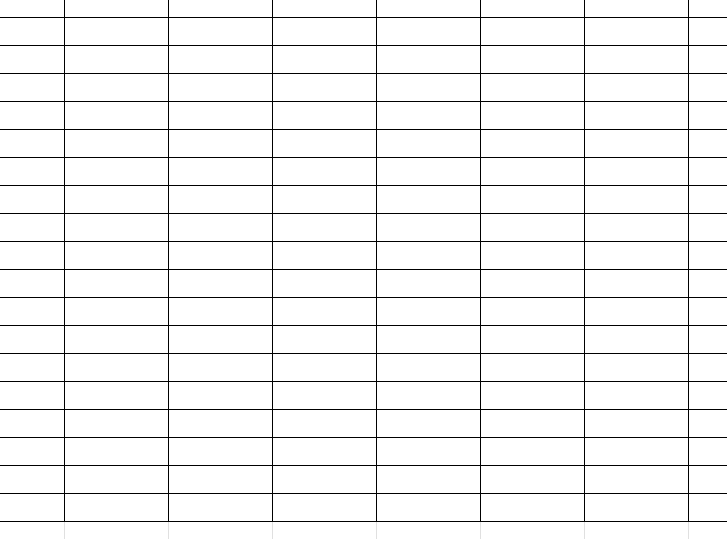
#> input picture cv_deal/blocks.png, 727 x 539 px
$ python '12.霍夫变换.py'
#> lines starting #> are read from the running program, lines starting #| are printed output that depends on the picture; after the words box and inside, x2 and y2 are one past the last pixel; in counts of white or black regions, pixels touching at a corner belong together
import cv2 as cv
import numpy as np
"""
#2.1霍夫变换原理

#2.2霍夫线检测
cv.HoughLines(img,rho,theta,threshold)
#img
#rho theta ρ和 的精度
#threshold 阈值只有累加器中高于阈值时才被认为是直线

"""

img=cv.imread('blocks.png')
#> img is the input picture: shape (539, 727, 3); min 0, max 255, mean 243.7
gray=cv.cvtColor(img,cv.COLOR_BGR2GRAY)
edges=cv.Canny(gray,50,150)
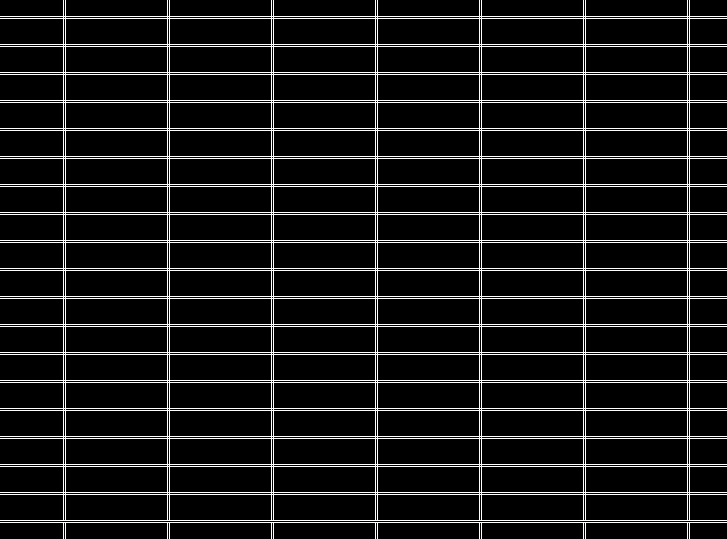
#> edges: shape (539, 727); 8.8% white in thin lines or dots

cv.imshow("gray",edges)
cv.waitKey(0)

#霍夫直线变换
lines=cv.HoughLines(edges,0.8,np.pi/180,150)
#> lines = 52 rows, first 8: [16, 1.57], [17.6, 1.57], [44, 1.57], [72, 1.57], [73.6, 1.57], [100, 1.57], [128, 1.57], [129.6, 1.57]
#print(lines)
#将检测的线绘制在图像上 注意是极坐标
for line in lines:
    rho,theta=line[0]
    a=np.cos(theta)
    b=np.sin(theta)
    x0=a*rho
    y0=b*rho
    x1 = int(x0 + 1000 * (-b))
    y1 = int(y0 + 1000 * (a))
    x2 = int(x0 - 1000 * (-b))
    y2 = int(y0 - 1000 * (a))
    cv.line(img,(x1,y1),(x2,y2),(0,255,0))
#> this loop made 52 passes
#> (rho, theta, a, b, x0, y0, x1, y1) on passes 1 to 12: (16, 1.57, -4.37e-08, 1, -6.99e-07, 16, -1000, 15), (17.6, 1.57, -4.37e-08, 1, -7.69e-07, 17.6, -1000, 17), (44, 1.57, -4.37e-08, 1, -1.92e-06, 44, -1000, 43), (72, 1.57, -4.37e-08, 1, -3.15e-06, 72, -1000, 71), (73.6, 1.57, -4.37e-08, 1, -3.22e-06, 73.6, -1000, 73), (100, 1.57, -4.37e-08, 1, -4.37e-06, 100, -1000, 99), (128, 1.57, -4.37e-08, 1, -5.6e-06, 128, -1000, 127), (129.6, 1.57, -4.37e-08, 1, -5.66e-06, 129.6, -1000, 129), (156, 1.57, -4.37e-08, 1, -6.82e-06, 156, -1000, 155), (184, 1.57, -4.37e-08, 1, -8.04e-06, 184, -1000, 183), (185.6, 1.57, -4.37e-08, 1, -8.11e-06, 185.6, -1000, 185), (212, 1.57, -4.37e-08, 1, -9.27e-06, 212, -1000, 211)
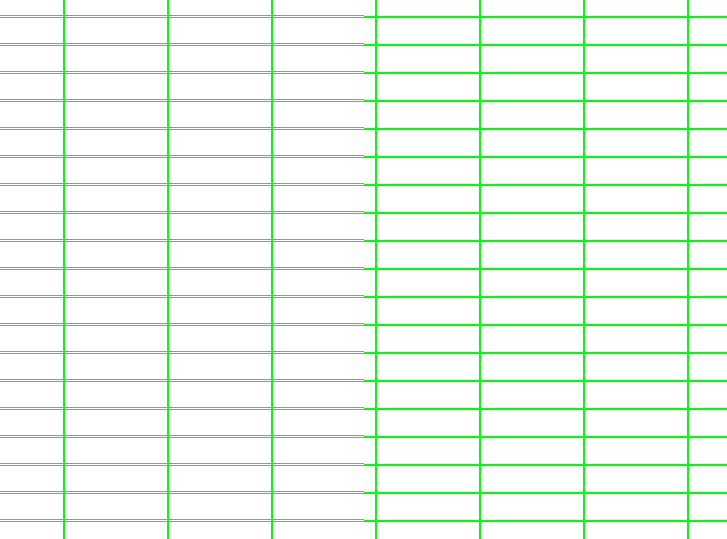
#> img: shape (539, 727, 3); 8.84% of pixels changed, all inside (x1, y1, x2, y2) = (0, 0, 727, 539)
#图像显示
cv.imshow("img",img)
cv.waitKey(0)

"""
#霍夫圆检测
#原理
circles=cv.HoughCircles(img,method,dp,minDist,param1=100,param2=100，minRadius=0,maxRadius=100)
#img
#method 使用霍夫变换的算法 参数是 HOUGH_GRADIENT
#dp 霍夫空间的分辨率 dp=1时表示霍夫空间与输入图像空间的大小一致 dp=2时霍夫空间是输入图像空间的一半。。。
#minDist 为圆心之间的最小距离 如果检测到两个圆心之间的距离小于该值 则认为它们是同一个圆心
#param1 边缘检测时Canny算子的最高阈值 低阈值是高阈值的一半
#param2 检测圆心和确定半径时所共有的阈值
minRadius和maxRadius为所检测到园半径的最小值和最大值
"""
img=cv.imread('circles.png')
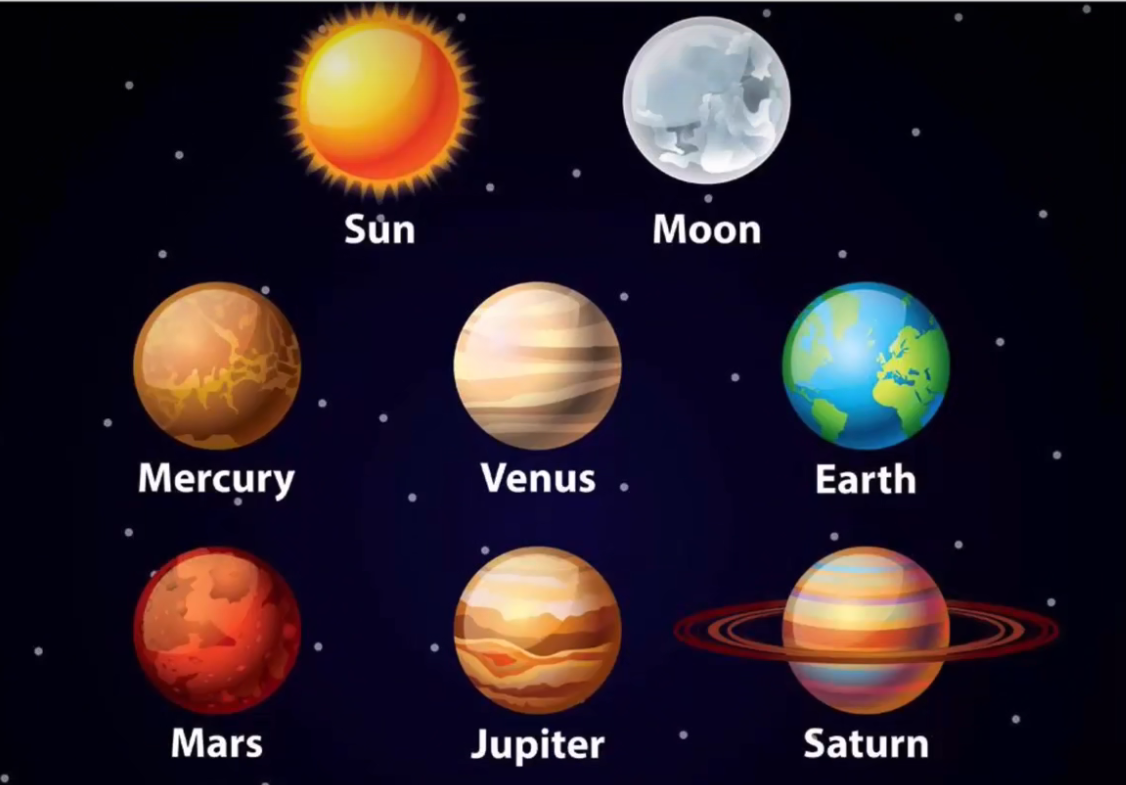
#> input picture cv_deal/circles.png, 1126 x 785 px
#> img is the input picture: shape (785, 1126, 3); mean B, G, R 41.2, 33, 44.3
gray=cv.cvtColor(img,cv.COLOR_BGR2GRAY)
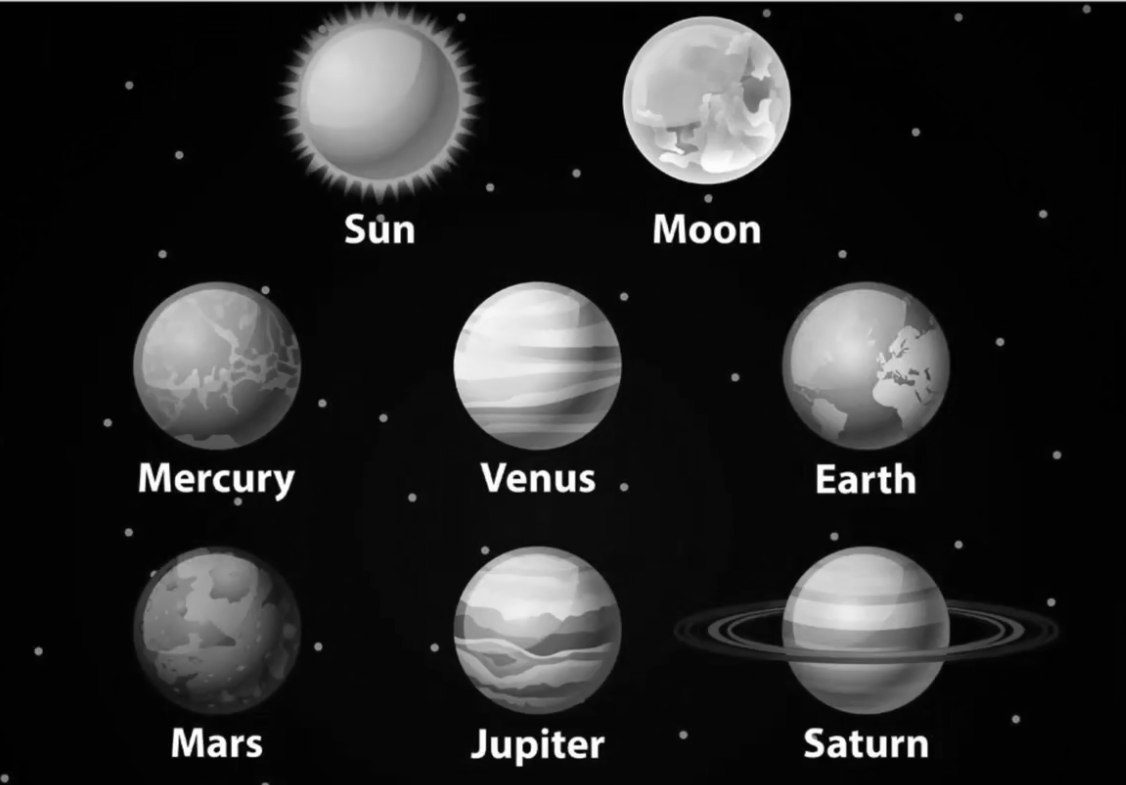
#> gray: shape (785, 1126); min 0, max 255, mean 37.3
img=cv.medianBlur(gray,7)
#> img: shape (785, 1126)
cv.imshow("img",img)
cv.waitKey(0)
circles=cv.HoughCircles(img,cv.HOUGH_GRADIENT,1,200,param1=100,param2=20,minRadius=0,maxRadius=100)
#> circles = [[537.5, 629.5, 83.8], [217.5, 365.5, 84.2], [865.5, 364.5, 84], [537.5, 364.5, 84.1], [379.5, 100.5, 79], [705.5, 100.5, 84.1], [864.5, 628.5, 82.3], [216.5, 630.5, 83.7], [1056.5, 454.5, 3.3], [178.5, 154.5, 3.3], [1042.5, 213.5, 3.3]]
print(circles)
#| [[[ 537.5  629.5   83.8]
#|   [ 217.5  365.5   84.2]
#|   [ 865.5  364.5   84. ]
#|   [ 537.5  364.5   84.1]
#|   [ 379.5  100.5   79. ]
#|   [ 705.5  100.5   84.1]
#|   [ 864.5  628.5   82.3]
#|   [ 216.5  630.5   83.7]
#|   [1056.5  454.5    3.3]
#|   [ 178.5  154.5    3.3]
#|   [1042.5  213.5    3.3]]]
for i in circles[0,:]:
    cv.circle(img,(int(i[0]),int(i[1])),int(i[2]),(0,255,0),2)
    cv.circle(img,(int(i[0]),int(i[1])),int(i[2]), (0, 255, 0), -1)
#> this loop made 11 passes
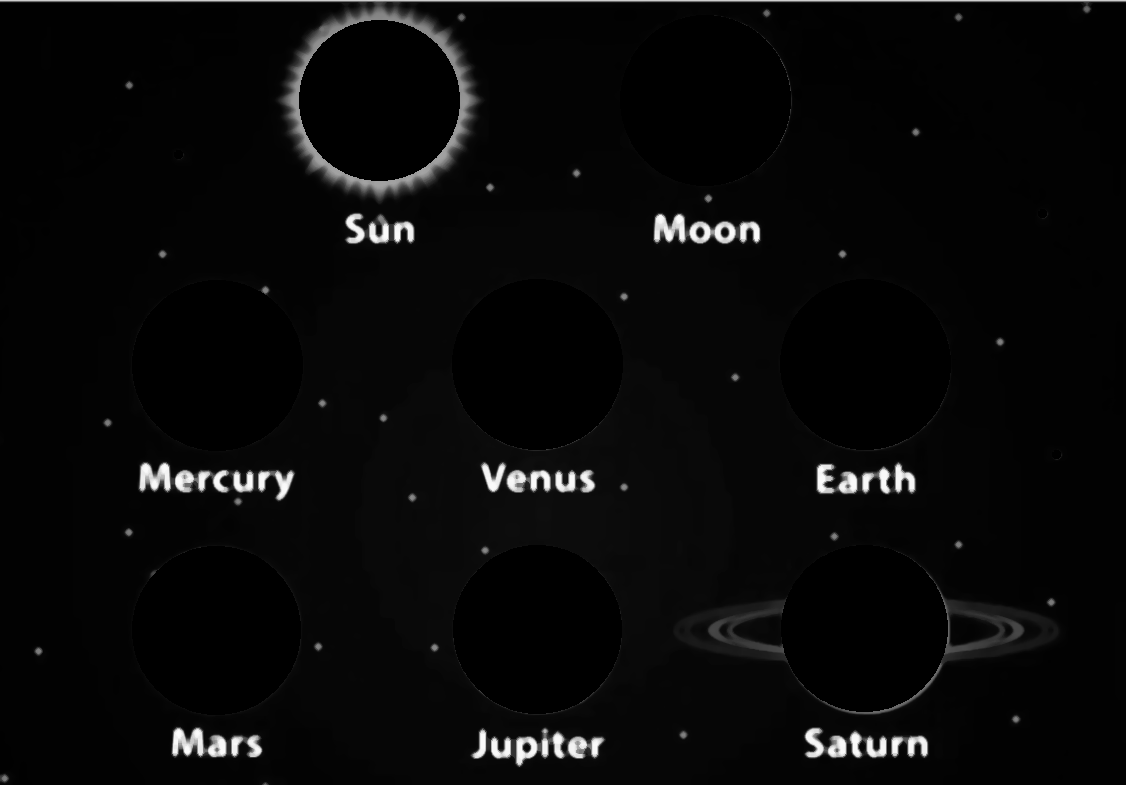
#> img: shape (785, 1126); min 0, max 253, mean 8.4

cv.imshow("img",img)
cv.waitKey(0)
